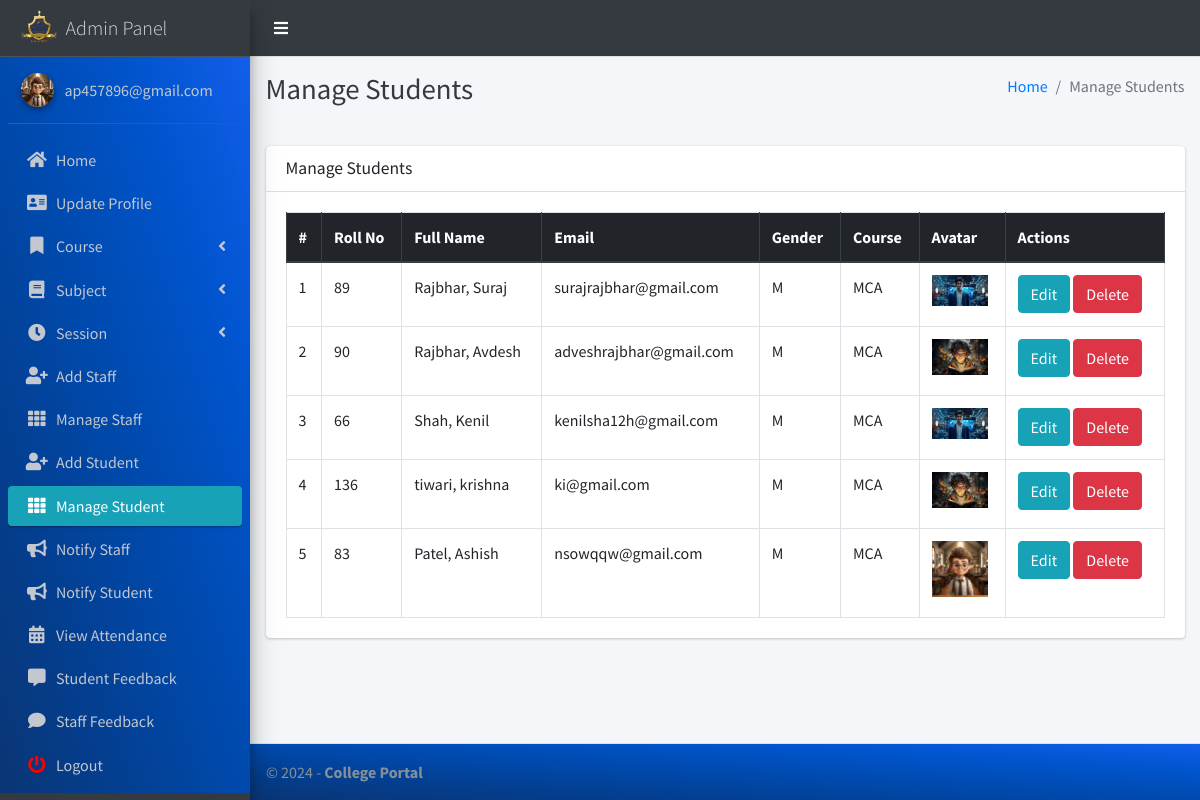
The page /student/manage/ (signed in) on the database its author committed.
### main_app/models.py (models this page shows, shortened)
class CustomUser(AbstractUser):
    USER_TYPE = ((1, "HOD"), (2, "Staff"), (3, "Student"))
    GENDER = [("M", "Male"), ("F", "Female")]
    username = None  # Removed username, using email instead
    email = models.EmailField(unique=True)
    user_type = models.CharField(default=1, choices=USER_TYPE, max_length=1)
    gender = models.CharField(max_length=1, choices=GENDER)
    profile_pic = models.ImageField()
    address = models.TextField()
    fcm_token = models.TextField(default="")  # For firebase notifications
    created_at = models.DateTimeField(auto_now_add=True)
    updated_at = models.DateTimeField(auto_now=True)
    USERNAME_FIELD = "email"
    REQUIRED_FIELDS = []
    objects = CustomUserManager()

class Student(models.Model):
    admin = models.OneToOneField(CustomUser, on_delete=models.CASCADE)
    course = models.ForeignKey(Course, on_delete=models.DO_NOTHING, null=True, blank=False)
    session = models.ForeignKey(Session, on_delete=models.DO_NOTHING, null=True)
    roll_no = models.IntegerField(default=0, unique=True, blank=True)  # Default to 0, and ensure unique

class Course(models.Model):
    name = models.CharField(max_length=120)
    created_at = models.DateTimeField(auto_now_add=True)
    updated_at = models.DateTimeField(auto_now=True)

### main_app/hod_views.py (the view)
# urls.py: path("student/manage/", hod_views.manage_student, name='manage_student'),
def manage_student(request):
    students = CustomUser.objects.filter(user_type=3)
    context = {
        'students': students,
        'page_title': 'Manage Students'
    }
    return render(request, "hod_template/manage_student.html", context)

### main_app/templates/hod_template/manage_student.html (shortened to what this page needs)
{% extends 'main_app/base.html' %}
{% load static %}
{% block page_title %}{{page_title}}{% endblock page_title %}
{% block content %}
<section class="content">
    <div class="container-fluid">
        <div class="row">
            <div class="col-md-12">
                <div class="card">
                    <div class="card-header">
                        <h3 class="card-title">{{page_title}}</h3>
                    </div>
                    <div class="card-body">
                        <table id="example2" class="table table-bordered table-hover">
                            <thead class="thead-dark">
                                <tr>
                                    <th>#</th>
                                    <th>Roll No</th>
                                    <th>Full Name</th>
                                    <th>Email</th>
                                    <th>Gender</th>
                                    <th>Course</th>
                                    <th>Avatar</th>
                                    <th>Actions</th>
                                </tr>
                            </thead>
                            <tbody>
                                {% for student in students %}
                                <tr>
                                    <td>{{ forloop.counter }}</td>
                                    <td>{{ student.student.roll_no }}</td>
                                    <td>{{student.last_name}}, {{student.first_name}}</td>
                                    <td>{{student.email}}</td>
                                    <td>{{student.gender}}</td>
                                    <td>{{student.student.course.name}}</td>
                                    <td>
                                        {% if student.profile_pic == ""  %}
                                        No Image
                                        {% else %}
                                        <img class="img img-fluid mb-2" height="56" width="56"
                                            src="{{student.profile_pic}}" alt="">
                                        {% endif %}
                                    </td>
                                    <td>
                                        <a href="{% url 'edit_student' student.student.id %}" class="btn btn-info">Edit</a>
                                        <form action="{% url 'delete_student' student.student.id %}" method="post" style="display:inline;">
                                            <button type="submit" class="btn btn-danger" onclick="return confirm('Are you sure you want to delete this student?');">Delete</button>
                                        </form>
                                    </td>
                                </tr>
                                {% endfor %}
                            </tbody>
                        </table>
                    </div>
                </div>
            </div>
        </div>
    </div>
</section>
{% endblock content %}

### main_app/templates/main_app/sidebar_template.html (shortened to what this page needs)
{% load static %}
<aside class="main-sidebar sidebar-dark-info elevation-4">
    {% if request.user.user_type == '1' %}
    <a href="{% url 'admin_home' %}" class="brand-link">
        <img src="{% static 'dist/img/virusx1.png' %} " alt=" LOGO"
            class="brand-image " >
        <span class="brand-text font-weight-light" >Admin Panel</span>
    </a>
    <div class="sidebar" style="background-image: linear-gradient(to right top, #0b3574, #033f91, #004aae, #0054cc, #125eeb);">
        <div class="user-panel mt-3 pb-3 mb-3 d-flex">
            <div class="image">
                <img src="{{ request.user.profile_pic}}" class="img-circle elevation-2" alt="User Image">
            </div>
            <div class="info">
                <a href="#" class="d-block">{{user}}</a>
            </div>
        </div>
        <nav class="mt-2">
            <ul class="nav nav-pills nav-sidebar flex-column" data-widget="treeview" role="menu" data-accordion="false">
                <li class="nav-item">
                    {% url 'admin_home' as admin_home %}
                    <a href="{{admin_home}}" class="nav-link {% if admin_home == request.path %} active {% endif %}">
                        <i class="nav-icon fas fa-home"></i>
                        <p>
                            Home
                        </p>
                    </a>
                </li>
                <li class="nav-item">
                    {% url 'admin_view_profile' as admin_view_profile %}
                    <a href="{{admin_view_profile}}"
                        class="nav-link {% if admin_view_profile == request.path %} active {% endif %}">
                        <i class="nav-icon fas fa-address-card"></i>
                        <p>
                            Update Profile
                        </p>
                    </a>
                </li>
                <li class="nav-item has-treeview">
                    <a href="#" class="nav-link" >
                        <i class="nav-icon fas fa-bookmark"></i>
                        <p>
                            Course
                            <i class="fas fa-angle-left right"></i>
                        </p>
                    </a>
                </li>
                <li class="nav-item has-treeview">
                    <a href="#" class="nav-link">
                        <i class="nav-icon fas fa-book"></i>
                        <p>
                            Subject
                            <i class="fas fa-angle-left right"></i>
                        </p>
                    </a>
                </li>
                <li class="nav-item has-treeview">
                    <a href="#" class="nav-link">
                        <i  class="nav-icon fas fa-clock"></i>
                        <p>
                            Session
                            <i class="fas fa-angle-left right"></i>
                        </p>
                    </a>
                </li>
                <li class="nav-item">
                    {% url 'add_staff' as add_staff %}
                    <a href="{{add_staff}}" class="nav-link {% if add_staff == request.path %} active {% endif %}">
                        <i class="nav-icon fas fa-user-plus"></i>
                        <p>
                            Add Staff
                        </p>
                    </a>
                </li>
                <li class="nav-item">
                    {% url 'manage_staff' as manage_staff %}
                    {% url 'edit_staff' staff_id as edit_staff %}
                    <a href="{{manage_staff}}"
                        class="nav-link {% if manage_staff == request.path or request.path == edit_staff %} active {% endif %}">
                        <i class="nav-icon fas fa-th"></i>
                        <p>
                            Manage Staff
                        </p>
                    </a>
                </li>
                <li class="nav-item">
                    {% url 'add_student' as add_student%}
                    <a href="{{add_student}}" class="nav-link  {% if add_student == request.path %} active {% endif %}">
                        <i class="nav-icon fas fa-user-plus"></i>
                        <p>
                            Add Student
                        </p>
                    </a>
                </li>
                <li class="nav-item">
                    {% url 'manage_student' as manage_student %}
                    {% url 'edit_student' student_id as edit_student %}
                    <a href="{{manage_student}}"
                        class="nav-link  {% if edit_student == request.path or manage_student == request.path %} active {% endif %}">
                        <i class="nav-icon fas fa-th"></i>
                        <p>
                            Manage Student
                        </p>
                    </a>
                </li>
                <li class="nav-item">
                    {% url 'admin_notify_staff' as admin_notify_staff %}
                    <a href="{{admin_notify_staff}}"
                        class="nav-link {% if admin_notify_staff == request.path %} active {% endif %}">
                        <i class="nav-icon fas fa-bullhorn"></i>
                        <p>
                            Notify Staff
                        </p>
                    </a>
                </li>
                <li class="nav-item">
                    {% url 'admin_notify_student' as admin_notify_student %}
                    <a href="{{admin_notify_student}}"
                        class="nav-link {% if admin_notify_student == request.path %} active {% endif %}">
                        <i class="nav-icon fas fa-bullhorn"></i>
                        <p>
                            Notify Student
                        </p>
                    </a>
                </li>
                <li class="nav-item">
                    {% url 'admin_view_attendance' as admin_view_attendance %}
                <li class="nav-item">
                    <a href="{{admin_view_attendance}}"
                        class="nav-link  {% if admin_view_attendance == request.path %} active {% endif %}">
                        <i class="nav-icon fas fa-calendar-alt"></i>
                        <p>
                            View Attendance
                        </p>
                    </a>
                </li>
                <li class="nav-item">
                    {% url 'student_feedback_message' as student_feedback_message %}
                    <a href="{{ student_feedback_message }}"
                        class="nav-link  {% if student_feedback_message == request.path %} active {% endif %}">
                        <i class="nav-icon fas fa-comment-alt"></i>
                        <p>
                            Student Feedback
                        </p>
                    </a>
                </li>
                <li class="nav-item">
                    {% url 'staff_feedback_message' as staff_feedback_message %}
                    <a href="{{staff_feedback_message}}"
                        class="nav-link   {% if staff_feedback_message == request.path %} active {% endif %}">
                        <i  class="nav-icon fas fa-comment"></i>
                        <p>
                            Staff Feedback
                        </p>
                    </a>
                </li>
                                        {% endif %}
                                        <li class="nav-item">
                                            <a href="{% url 'user_logout' %}"
                                                onclick="return confirm('Your session would be terminated.\n\nProceed?')"
                                                class="nav-link">
                                                <i  style="color: #ff0000"  class="nav-icon fas fa-power-off"></i>
                                                <p>
                                                    Logout
                                                </p>
                                            </a>
                                        </li>
                                    </ul>
                                </nav>
                            </div>
</aside>

### rows shown on the page
CustomUser: user.profile_pic (picture), email "ap457896@gmail.com"
CustomUser: student.roll_no "89", last_name "Rajbhar", first_name "Suraj", email "surajrajbhar@gmail.com", gender "M", student.course.name "MCA", profile_pic (picture)
CustomUser: student.roll_no "90", last_name "Rajbhar", first_name "Avdesh", email "adveshrajbhar@gmail.com", gender "M", student.course.name "MCA", profile_pic (picture)
CustomUser: student.roll_no "66", last_name "Shah", first_name "Kenil", email "kenilsha12h@gmail.com", gender "M", student.course.name "MCA", profile_pic (picture)
CustomUser: student.roll_no "136", last_name "tiwari", first_name "krishna", email "ki@gmail.com", gender "M", student.course.name "MCA", profile_pic (picture)
CustomUser: student.roll_no "83", last_name "Patel", first_name "Ashish", email "nsowqqw@gmail.com", gender "M", student.course.name "MCA", profile_pic (picture)

### other values the page prints
{{ page_title }} "Manage Students"
